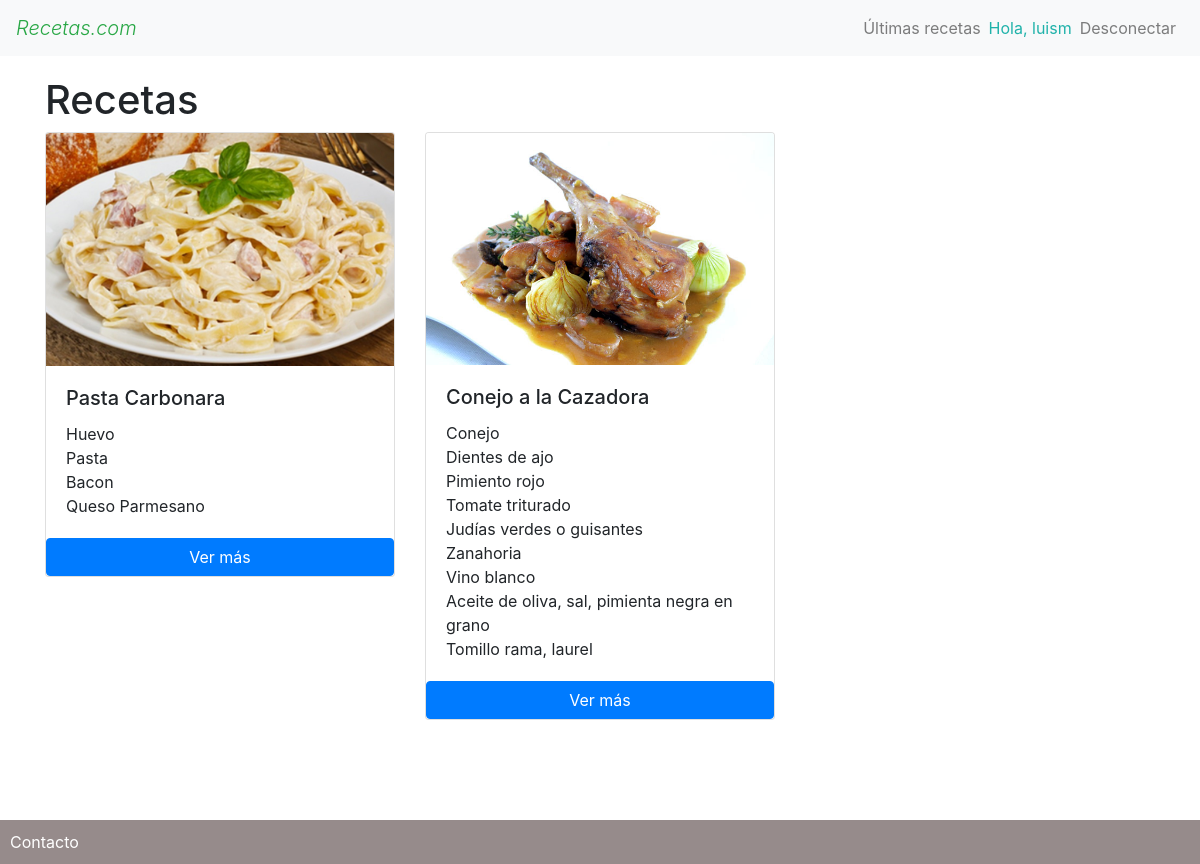
The app's page / (signed in) with its own data.
### recetasapp/models.py (models this page shows, shortened)
class Receta(models.Model):
    nombre = models.CharField(max_length=200)
    usuario = models.ForeignKey(User, null=True, blank=True, on_delete=models.SET_NULL)
    imagen = models.ImageField(null=True)
    slug = models.SlugField(null=True)
    created_at = models.DateTimeField(auto_now_add=True)
    update_at = models.DateTimeField(auto_now=True)

class Ingrediente(models.Model):
    UNIDADES = [
        ('unidades', 'Unidades'),
        ('litros', 'Litros'),
        ('cucharadas', 'Cucharadas'),
        ('gramos', 'Gramos'),
        ('kilos','Kilos'),
    ]
    nombre = models.CharField(max_length=200)
    cantidad  = models.IntegerField(default=1)
    unidad = models.CharField(max_length = 20, choices=UNIDADES, default='unidades')
    receta = models.ForeignKey(Receta, related_name ='ingredientes', on_delete=models.CASCADE)
    created_at = models.DateTimeField(auto_now_add=True)
    update_at = models.DateTimeField(auto_now=True)

### recetasapp/views/home_views.py (the view)
# urls.py: 2. Add a URL to urlpatterns:  path('', views.home, name='home')
def home(request):
    recetas = Receta.objects.all()
    contexto = {
        'recetas' : recetas
    }
    return render(request,'home.html', contexto)

### recetasapp/templates/home.html (shortened to what this page needs)
{% extends 'base.html' %}
{% block content %}
<h1>Recetas</h1>
<div class="row row-cols-1 row-cols-md-3">
    {% for receta in recetas %}
      <div class="col mb-4">
      <div class="card">
        <img src="{{ receta.imagen.url }}" class="card-img-top" alt="...">
        <div class="card-body">
          <h5 class="card-title">{{ receta.nombre }}</h5>
            <ul class="lista-ingredientes">
              {% for ingrediente in receta.ingredientes.all %}
                <li>{{ ingrediente.nombre | truncatechars:55 }}</li>
              {% endfor %}
            </ul>
        </div>
        <a href="{% url 'receta' slug=receta.slug %}">
          <button class= "btn btn-primary btn-block">Ver más</button>
        </a>
      </div>
      </div>
  {% endfor %}
  </div>
{% endblock %}

### recetasapp/templates/base.html (shortened to what this page needs)
{% load static %}
<!DOCTYPE html>
<html lang="en">
<head>
    <link href="{% static 'bootstrap/css/bootstrap.min.css' %}" rel="stylesheet">
    <link href="{% static 'recetas/css/main.css' %}" rel='stylesheet'>
</head>
<body>
    <header>
        <nav class="navbar navbar-expand-lg navbar-light bg-light">
            <a class="navbar-brand logo-text text-success font-italic display-1" href="{% url 'home' %}">Recetas.com</a>
            <div class="collapse navbar-collapse" id="navbarNav">
              <ul class="navbar-nav ml-auto">
                <li class="nav-item">
                    <a class="nav-link" href="#">&Uacute;ltimas recetas</a>
                </li>
                  {% if request.user.is_authenticated %}
                    <li class="nav-item">
                    Hola, {{ request.user.username }}
                    </li>
                    <li class="nav-item">
                    <a class="nav-link" href="{% url 'logout' %}">Desconectar</a>
                    </li>
                  {% else %}
                  <li class="nav-item">
                  <a class="nav-link" href="{% url 'registro' %}"><button type="button" class="btn btn-outline-primary">Registro</button>
                  </a>
                  </li>
                {% endif %}
              </ul>
            </div>
          </nav>
    </header>
    <div class='container main-container'>
    {% block content %}
    {% endblock %}
    </div>
    <footer>
        <a href="{% url 'contacto' %}">Contacto</a>
    </footer>
</body>
</html>

### recetasapp/static/recetas/css/main.css (style rules this page uses)
html { overflow-y: scroll; position: relative; min-height: 100%; padding-bottom: 100px; }
header .navbar-nav { align-items: center; color: lightseagreen; }
.main-container { padding-top: 20px; padding-bottom: 20px; }
.lista-ingredientes { list-style: none; padding-left: 0; margin-bottom: 0; }
footer { position: absolute; bottom: 0px; width: 100%; background: rgb(150, 139, 139); color: white; padding: 10px; }
footer a, footer a:hover { color: #ffffff; text-decoration: none; }

### records on screen
Receta: imagen (picture), nombre "Pasta Carbonara"
Ingrediente: nombre "Huevo"
Ingrediente: nombre "Pasta"
Ingrediente: nombre "Bacon"
Ingrediente: nombre "Queso Parmesano"
Receta: imagen (picture), nombre "Conejo a la Cazadora"
Ingrediente: nombre "Conejo"
Ingrediente: nombre "Dientes de ajo"
Ingrediente: nombre "Pimiento rojo"
Ingrediente: nombre "Tomate triturado"
Ingrediente: nombre "Judías verdes o guisantes"
Ingrediente: nombre "Zanahoria"
Ingrediente: nombre "Vino blanco"
Ingrediente: nombre "Aceite de oliva, sal, pimienta negra en grano"
Ingrediente: nombre "Tomillo rama, laurel"

### other values on screen
{{ request.user.username }} "luism"
